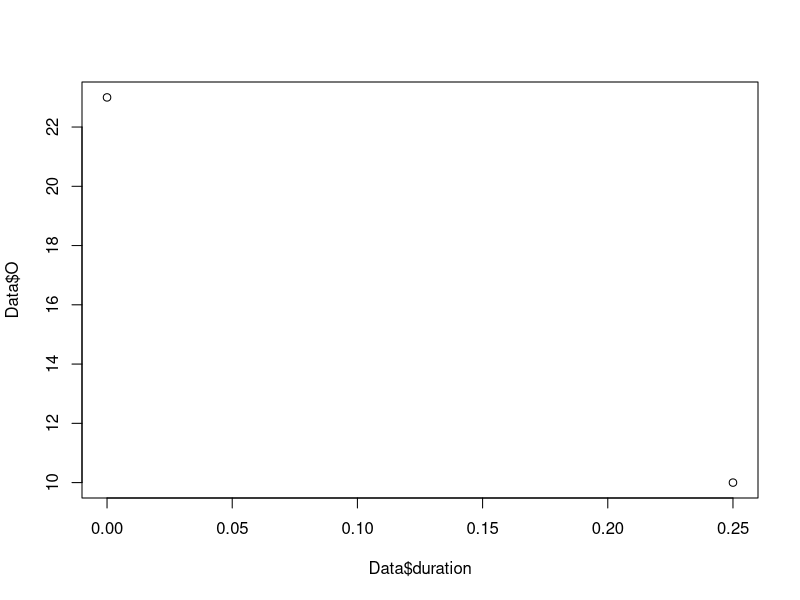
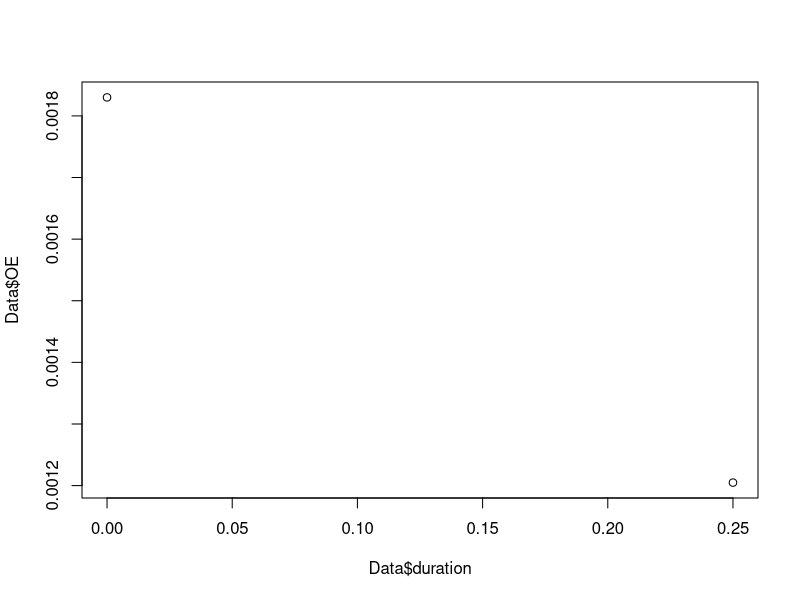

Generate these figures, in order, with R: (Note: this script raises an error after producing the figures.)
######################################################
####               PAKKER OG DATA                 ####
######################################################
library(tidyverse)
library(ggplot2)
library(dplyr)
library(stats)
library(splines)
library(hexbin)


#Indlæs data:
Data <- read_csv("Data/LY/LYSD.csv")

# Opret variabel OE-rater
Data$OE <- Data$O / Data$E

# Vis data og opsummering
#view(Data)
summary(Data)


######################################################
####          CENTRERING AF COVARIATER            ####
######################################################


############# OVERVEJ DET VENSTRE ENDEPUNKT ####################

# Centrering af 'duration'
midpointsduration<-c((unique(Data$duration)[-1]+unique(Data$duration)[-length(unique(Data$duration))])/2,unique(Data$duration)[length(unique(Data$duration))])
Data$duration_centered<-midpointsduration[match(Data$duration, unique(Data$duration))]

#fjerner sidste datapunkt for duration
Data<-Data[Data$duration!=unique(Data$duration)[length(unique(Data$duration))],]


######################################################
####            VISUALISERING AF DATA             ####
######################################################
plot(y=Data$O, x=Data$duration)
plot(y=Data$OE, x=Data$duration)


######################################################
####                  Residualplots               ####
######################################################

residplotduration<-function(model){qplot(Data$duration, .stdresid,data = model)+
    geom_smooth(method = "loess", size = 1, formula = y ~ x) +
    xlab("duration") +
    ylab("fitted values")}

residplotduration(glm_linear_1)

######################################################
####                  GLM MODELLER                ####
######################################################
glm_linear_1 <- glm(O ~ duration, offset = log(E), 
                    family = poisson, data = Data)

glm_int <- glm(O ~ offset(log(E)), 
                    family = poisson, data = Data)



######################################################
####         Prædictions- og residualplot         ####
######################################################
#Indsæt den valgte model: 
model <- glm_linear_1

#Prædiktionsplot
Data$predicted_O <- predict(model, type="response")
predplot<-function(model){Data$predicted_O <- predict(model, type="response")
Data$predicted_OE <- Data$predicted_O/Data$E
# Beregn OE-rater med de korrekte E-værdier

# Plot OE-rates over age
plot(Data$duration, Data$OE, 
     col = "blue", 
     pch = 1, 
     xlab = "Duration",
     ylab = "OE Rate",
     main = "OE-rates with additive model over Duration")
lines(Data$duration, Data$predicted_OE, col = "red", lwd = 2)}

residplotduration(model)
predplot(model)

######################################################
####                  POLYNIMIER                  ####
######################################################

glm_poly_1 <- glm(O ~ poly(duration, 1), offset = log(E), 
                  family = poisson, data = Data)


AIC(glm_linear_1,glm_poly_1)


######################################################
####                    SPLINES                   ####
######################################################
glm_splines_2 <- glm(O ~  ns(duration, df = 3), offset = log(E), 
                     family = poisson, data = Data)
glm_splines_3 <- glm(O ~  ns(duration, df = 4), offset = log(E), 
                     family = poisson, data = Data)
glm_splines_4 <- glm(O ~  ns(duration, df = 5), offset = log(E), 
                     family = poisson, data = Data)
glm_splines_5 <- glm(O ~  ns(duration, df = 5), offset = log(E), 
                     family = poisson, data = Data)
glm_splines_6 <- glm(O ~  ns(duration, df = 5), offset = log(E), 
                     family = poisson, data = Data)




######################################################
####         Prædictions- og residualplot         ####
######################################################
#Indsæt den valgte model: 
model <- glm_poly_2

#Prædiktionsplot
Data$predicted_O <- predict(model, type="response")
predplot<-function(model){Data$predicted_O <- predict(model, type="response")
Data$predicted_OE <- Data$predicted_O/Data$E
# Beregn OE-rater med de korrekte E-værdier

# Plot OE-rates over age
plot(Data$duration, Data$OE, 
     col = "blue", 
     pch = 1, 
     xlab = "Duration",
     ylab = "OE Rate",
     main = "OE-rates with additive model over Duration")
lines(Data$duration, Data$predicted_OE, col = "red", lwd = 2)}

residplotduration(model)
predplot(model)


######################################################
####         Prædictions- og residualplot         ####
######################################################
#Indsæt den valgte model: 
model <- glm_splines_2

#Prædiktionsplot
Data$predicted_O <- predict(model, type="response")
predplot<-function(model){Data$predicted_O <- predict(model, type="response")
Data$predicted_OE <- Data$predicted_O/Data$E
# Beregn OE-rater med de korrekte E-værdier

# Plot OE-rates over age
plot(Data$duration, Data$OE, 
     col = "blue", 
     pch = 1, 
     xlab = "Duration",
     ylab = "OE Rate",
     main = "OE-rates with additive model over Duration")
lines(Data$duration, Data$predicted_OE, col = "red", lwd = 2)}

residplotduration(model)
predplot(model)


AIC(glm_int,glm_linear_1,glm_splines_2,glm_splines_3,glm_splines_4,glm_splines_5,glm_splines_6)


